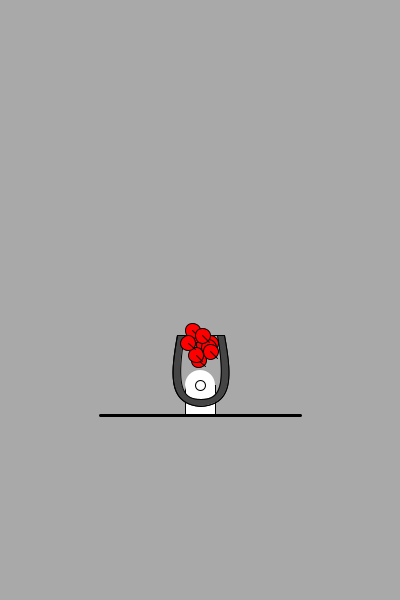
Frame 1 (no input)
Frame 60 (the mouse pressed at the canvas centre just before this capture): identical to frame 1, image omitted
Frame 120 (the mouse held since frame 60 and released just before this capture): identical to frame 1, image omitted

The Processing sketch that drew this single still picture (run headless with seeded random() and noise(); from frame 60 on, the mouse is pressed at the canvas centre):

// Processing sketch: Homework3_Cannon_021312_D
// ── Homework3_Cannon_021312_D.pde
Cannonball [] cannonball = new Cannonball[10];
Cannon c;


void setup() {
  size(400, 600);
  smooth();
  //Issue cannonball Objects
  for (int i=0; i<cannonball.length; i++) {
    cannonball[i]=new Cannonball();
  }
  //Issue cannon object
  c= new Cannon();
}

void draw() {
  background(169, 169, 169);
  //draw the cannon barrel and mount
  c.mount();
  c.barrel();
  PVector gravity = new PVector(0, .1);
  
  if (keyPressed) {
    if (key == CODED && keyCode == RIGHT) {    
      c.cannonAngle+=1;  
    }
    else if (key == CODED && keyCode == LEFT) {
      c.cannonAngle-=1;
    }
  }

  //  draw the cannon balls
  for (int i=0; i<cannonball.length; i++) {
    cannonball[i].movement();
    cannonball[i].display();
    if (c.launched) {
      cannonball[i].applyForce(gravity);
    } 
    else {
      //cannonball[i].updateLocation();
    }
  }

}

void keyPressed() {

  if (key == CODED && keyCode == UP && !c.launched) {
    for (int i=0; i<cannonball.length; i++) {
      cannonball[i].explode();
    }
    c.launched = true;
    //cannonball[i].applyForce(gravity);
  }
  //Reloading
  else if (key == CODED && keyCode == DOWN) {
    for (int i=0; i<cannonball.length; i++) {
      cannonball[i].location.y=random(height*2/3-70, height*2/3-15);
      cannonball[i].location.x=random(width/2-12, width/2+12);
      cannonball[i].velocity.y=0;
      cannonball[i].velocity.x=0;
      cannonball[i].acceleration.x=0;
      cannonball[i].acceleration.y=0;
      c.launched = false;
    }
  }
}


// ── Cannon.pde
class Cannon {
  float ellipseRad, cannonAngle;
  boolean launched = false;

  Cannon() {
    
  }
  void barrel() {
    pushMatrix();
    translate(width/2, 385);
    cannonAngle=constrain(cannonAngle,-90,90);
    rotate(radians(cannonAngle));
    smooth();
    //Create Section of Barrel
    stroke(0);
    strokeWeight(1);
    fill(69, 69, 69);
    translate( -28, -50 );
    beginShape();
    vertex( 28, 71 );
    bezierVertex( 62, 69, 59, 39, 52, 0);
    vertex( 45, 0 );
    bezierVertex( 55, 58, 44, 64, 28, 64);
    vertex( 29, 64 );
    bezierVertex( 13, 64, 2, 58, 12, 0);
    vertex( 5, 0 );
    bezierVertex( -2, 39, -5, 69, 29, 71);
    endShape();

    //Create Barrel Transparency
    strokeWeight(1);
    fill(255, 0, 0, .8);
    beginShape();
    vertex( 28, 71 );
    bezierVertex( 62, 69, 59, 39, 52, 0);
    vertex( 5, 0 );
    bezierVertex( -2, 39, -5, 69, 29, 71);
    endShape();
    popMatrix();
  }

  void mount() {
    fill(255, 255, 255);
    rectMode(CENTER);
    rect(width/2, height*2/3, 30, 30);
    noStroke();
    ellipse(width/2, height*2/3-15, 30, 30);
    stroke(0);
    ellipse(width/2, height*2/3-15, 10, 10);
    strokeWeight(3);
    line(width/2-100, height*2/3+15, width/2+100, height*2/3+15);
  }
}


// ── CannonBall.pde
class Cannonball {
  float ellipseRad, theta, explodeForce, topSpeed, aVelocity, aAcceleration, angle, damping;
  PVector location, velocity, acceleration,gravity;

  Cannonball() {
    ellipseRad=15;
    explodeForce=10;
    topSpeed=5;
//    damping=.9;
    location=new PVector(random(width/2-12, width/2+12), random(height*2/3-70, height*2/3-15));
    velocity=new PVector(0, 0);
    acceleration=new PVector(0, 0);
    
  }

  void display() {
    fill(255, 0, 0);
    pushMatrix();
    translate(location.x,location.y);
    //rotate(_____);
    ellipse(0,0, ellipseRad, ellipseRad);
    line(0, 0, ellipseRad/2.25, ellipseRad/2.25);
    popMatrix();
  }

  void movement() {
    location.add(velocity);
    velocity.add(acceleration);
//    velocity.mult(damping);
    //velocity.limit(topSpeed);//So Cannonballs don't move faster than the framerate.Keeping them with normal movement
    aAcceleration = acceleration.y / 10.0;
    aVelocity += aAcceleration;
    aVelocity = constrain(aVelocity, -0.1, 0.1); 
    angle += aVelocity;
    acceleration.mult(0);// Preventing accumulation of forces
  }

  void applyForce(PVector force) {
    PVector f = force.get();//What does this do? exactly I'm still lost on the Get command
    acceleration.add(f);
  }

  void explode() {
    PVector force = new PVector(cos(radians(c.cannonAngle)-PI/2),sin(radians(c.cannonAngle)-PI/2));
    force.mult(explodeForce);
    applyForce(force);
  }
}
